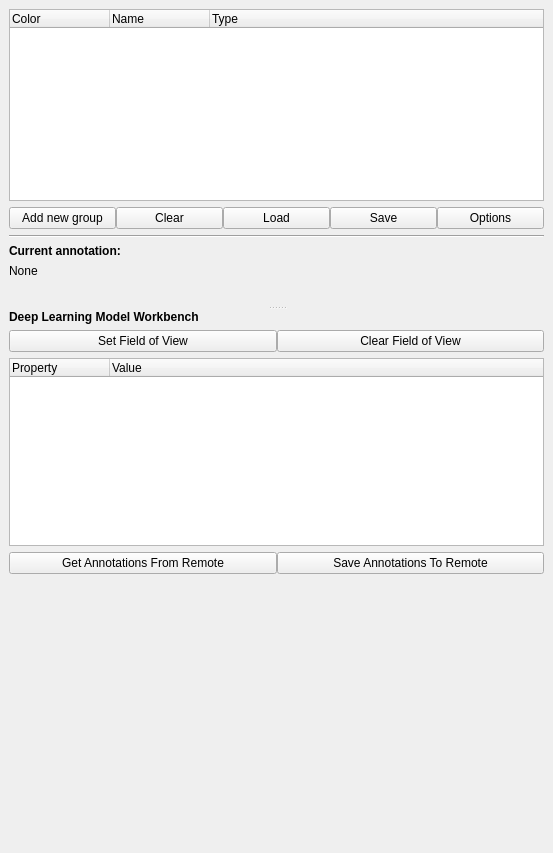
<?xml version="1.0" encoding="UTF-8"?>
<ui version="4.0">
 <class>AnnotationsDockWidget</class>
 <widget class="QDockWidget" name="AnnotationsDockWidget">
  <property name="geometry">
   <rect>
    <x>0</x>
    <y>0</y>
    <width>553</width>
    <height>853</height>
   </rect>
  </property>
  <property name="sizePolicy">
   <sizepolicy hsizetype="Preferred" vsizetype="Minimum">
    <horstretch>0</horstretch>
    <verstretch>0</verstretch>
   </sizepolicy>
  </property>
  <property name="windowTitle">
   <string>Annotations</string>
  </property>
  <widget class="QWidget" name="dockWidgetContents">
   <property name="sizePolicy">
    <sizepolicy hsizetype="Preferred" vsizetype="Minimum">
     <horstretch>0</horstretch>
     <verstretch>0</verstretch>
    </sizepolicy>
   </property>
   <layout class="QVBoxLayout" name="verticalLayout">
    <item>
     <widget class="QSplitter" name="splitter">
      <property name="sizePolicy">
       <sizepolicy hsizetype="Preferred" vsizetype="MinimumExpanding">
        <horstretch>0</horstretch>
        <verstretch>0</verstretch>
       </sizepolicy>
      </property>
      <property name="maximumSize">
       <size>
        <width>16777215</width>
        <height>16777215</height>
       </size>
      </property>
      <property name="styleSheet">
       <string notr="true"/>
      </property>
      <property name="midLineWidth">
       <number>0</number>
      </property>
      <property name="orientation">
       <enum>Qt::Vertical</enum>
      </property>
      <property name="childrenCollapsible">
       <bool>false</bool>
      </property>
      <widget class="QWidget" name="layoutWidget">
       <layout class="QVBoxLayout" name="verticalLayout_4">
        <item>
         <widget class="QTreeWidget" name="AnnotationTreeWidget">
          <property name="sizePolicy">
           <sizepolicy hsizetype="MinimumExpanding" vsizetype="MinimumExpanding">
            <horstretch>0</horstretch>
            <verstretch>0</verstretch>
           </sizepolicy>
          </property>
          <property name="editTriggers">
           <set>QAbstractItemView::NoEditTriggers</set>
          </property>
          <property name="dragEnabled">
           <bool>true</bool>
          </property>
          <property name="dragDropMode">
           <enum>QAbstractItemView::InternalMove</enum>
          </property>
          <property name="defaultDropAction">
           <enum>Qt::CopyAction</enum>
          </property>
          <property name="selectionMode">
           <enum>QAbstractItemView::ExtendedSelection</enum>
          </property>
          <property name="uniformRowHeights">
           <bool>true</bool>
          </property>
          <property name="sortingEnabled">
           <bool>false</bool>
          </property>
          <property name="animated">
           <bool>true</bool>
          </property>
          <property name="allColumnsShowFocus">
           <bool>true</bool>
          </property>
          <property name="headerHidden">
           <bool>false</bool>
          </property>
          <column>
           <property name="text">
            <string>Color</string>
           </property>
          </column>
          <column>
           <property name="text">
            <string>Name</string>
           </property>
          </column>
          <column>
           <property name="text">
            <string>Type</string>
           </property>
          </column>
         </widget>
        </item>
        <item>
         <layout class="QHBoxLayout" name="horizontalLayout_2">
          <property name="spacing">
           <number>0</number>
          </property>
          <item>
           <widget class="QPushButton" name="addGroupButton">
            <property name="text">
             <string>Add new group</string>
            </property>
           </widget>
          </item>
          <item>
           <widget class="QPushButton" name="clearButton">
            <property name="text">
             <string>Clear</string>
            </property>
           </widget>
          </item>
          <item>
           <widget class="QPushButton" name="loadButton">
            <property name="text">
             <string>Load</string>
            </property>
           </widget>
          </item>
          <item>
           <widget class="QPushButton" name="saveButton">
            <property name="text">
             <string>Save</string>
            </property>
           </widget>
          </item>
          <item>
           <widget class="QPushButton" name="optionsButton">
            <property name="text">
             <string>Options</string>
            </property>
           </widget>
          </item>
         </layout>
        </item>
        <item>
         <widget class="Line" name="currentAnnotationLine">
          <property name="orientation">
           <enum>Qt::Horizontal</enum>
          </property>
         </widget>
        </item>
        <item>
         <widget class="QLabel" name="currentAnnotationHeaderLabel">
          <property name="text">
           <string>&lt;html&gt;&lt;head/&gt;&lt;body&gt;&lt;p&gt;&lt;span style=&quot; font-weight:600;&quot;&gt;Current annotation:&lt;/span&gt;&lt;/p&gt;&lt;/body&gt;&lt;/html&gt;</string>
          </property>
         </widget>
        </item>
        <item>
         <widget class="QLabel" name="currentAnnotationLabel">
          <property name="sizePolicy">
           <sizepolicy hsizetype="Preferred" vsizetype="Fixed">
            <horstretch>0</horstretch>
            <verstretch>0</verstretch>
           </sizepolicy>
          </property>
          <property name="minimumSize">
           <size>
            <width>0</width>
            <height>42</height>
           </size>
          </property>
          <property name="text">
           <string>None</string>
          </property>
          <property name="textFormat">
           <enum>Qt::RichText</enum>
          </property>
          <property name="alignment">
           <set>Qt::AlignLeading|Qt::AlignLeft|Qt::AlignTop</set>
          </property>
         </widget>
        </item>
       </layout>
      </widget>
      <widget class="QWidget" name="widget" native="true">
       <property name="sizePolicy">
        <sizepolicy hsizetype="Preferred" vsizetype="Expanding">
         <horstretch>0</horstretch>
         <verstretch>2</verstretch>
        </sizepolicy>
       </property>
       <layout class="QVBoxLayout" name="verticalLayout_2">
        <property name="leftMargin">
         <number>0</number>
        </property>
        <property name="topMargin">
         <number>0</number>
        </property>
        <property name="rightMargin">
         <number>0</number>
        </property>
        <property name="bottomMargin">
         <number>0</number>
        </property>
        <item>
         <widget class="QLabel" name="MLHeadLabel">
          <property name="text">
           <string>&lt;html&gt;&lt;head/&gt;&lt;body&gt;&lt;p&gt;&lt;span style=&quot; font-weight:600;&quot;&gt;Deep Learning Model Workbench&lt;/span&gt;&lt;/p&gt;&lt;/body&gt;&lt;/html&gt;</string>
          </property>
          <property name="textFormat">
           <enum>Qt::RichText</enum>
          </property>
         </widget>
        </item>
        <item>
         <layout class="QHBoxLayout" name="horizontalLayout_3">
          <property name="spacing">
           <number>0</number>
          </property>
          <item>
           <widget class="QPushButton" name="setRegionButton">
            <property name="text">
             <string>Set Field of View</string>
            </property>
           </widget>
          </item>
          <item>
           <widget class="QPushButton" name="clearRegionButton">
            <property name="text">
             <string>Clear Field of View</string>
            </property>
           </widget>
          </item>
         </layout>
        </item>
        <item>
         <widget class="QTableWidget" name="tableWidget">
          <attribute name="horizontalHeaderStretchLastSection">
           <bool>true</bool>
          </attribute>
          <attribute name="verticalHeaderStretchLastSection">
           <bool>false</bool>
          </attribute>
          <column>
           <property name="text">
            <string>Property</string>
           </property>
           <property name="textAlignment">
            <set>AlignLeading|AlignBottom</set>
           </property>
          </column>
          <column>
           <property name="text">
            <string>Value</string>
           </property>
           <property name="textAlignment">
            <set>AlignLeading|AlignBottom</set>
           </property>
          </column>
         </widget>
        </item>
        <item>
         <layout class="QHBoxLayout" name="horizontalLayout">
          <property name="spacing">
           <number>0</number>
          </property>
          <item>
           <widget class="QPushButton" name="remoteGetButton">
            <property name="text">
             <string>Get Annotations From Remote</string>
            </property>
           </widget>
          </item>
          <item>
           <widget class="QPushButton" name="remoteSaveButton">
            <property name="text">
             <string>Save Annotations To Remote</string>
            </property>
           </widget>
          </item>
         </layout>
        </item>
       </layout>
      </widget>
     </widget>
    </item>
    <item>
     <widget class="QWidget" name="widget_2" native="true">
      <property name="sizePolicy">
       <sizepolicy hsizetype="Preferred" vsizetype="MinimumExpanding">
        <horstretch>0</horstretch>
        <verstretch>0</verstretch>
       </sizepolicy>
      </property>
     </widget>
    </item>
   </layout>
  </widget>
 </widget>
 <resources/>
 <connections/>
</ui>
